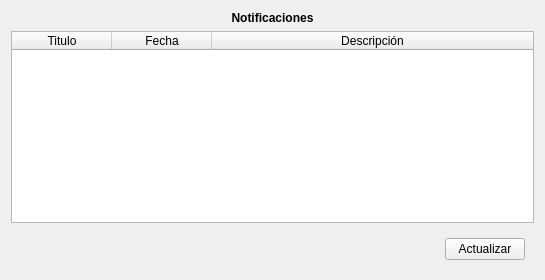
      <widget class="QWidget" name="tab_6">
       <attribute name="title">
        <string>Notificaciones</string>
       </attribute>
       <layout class="QVBoxLayout" name="verticalLayout_4">
        <item>
         <widget class="QLabel" name="label_24">
          <property name="text">
           <string>&lt;html&gt;&lt;head/&gt;&lt;body&gt;&lt;p align=&quot;center&quot;&gt;&lt;span style=&quot; font-weight:600;&quot;&gt;Notificaciones&lt;/span&gt;&lt;/p&gt;&lt;/body&gt;&lt;/html&gt;</string>
          </property>
          <property name="margin">
           <number>10</number>
          </property>
         </widget>
        </item>
        <item>
         <widget class="QTableWidget" name="tNotific">
          <attribute name="horizontalHeaderCascadingSectionResizes">
           <bool>false</bool>
          </attribute>
          <attribute name="horizontalHeaderShowSortIndicator" stdset="0">
           <bool>false</bool>
          </attribute>
          <attribute name="horizontalHeaderStretchLastSection">
           <bool>true</bool>
          </attribute>
          <attribute name="verticalHeaderCascadingSectionResizes">
           <bool>false</bool>
          </attribute>
          <attribute name="verticalHeaderShowSortIndicator" stdset="0">
           <bool>false</bool>
          </attribute>
          <attribute name="verticalHeaderStretchLastSection">
           <bool>false</bool>
          </attribute>
          <column>
           <property name="text">
            <string>Titulo</string>
           </property>
          </column>
          <column>
           <property name="text">
            <string>Fecha</string>
           </property>
          </column>
          <column>
           <property name="text">
            <string>Descripción</string>
           </property>
          </column>
         </widget>
        </item>
        <item>
         <widget class="QWidget" name="widget_22" native="true">
          <layout class="QHBoxLayout" name="horizontalLayout_15">
           <item>
            <spacer name="horizontalSpacer_7">
             <property name="orientation">
              <enum>Qt::Horizontal</enum>
             </property>
             <property name="sizeHint" stdset="0">
              <size>
               <width>425</width>
               <height>20</height>
              </size>
             </property>
            </spacer>
           </item>
           <item>
            <widget class="QPushButton" name="bNotificActualizar">
             <property name="text">
              <string>Actualizar</string>
             </property>
            </widget>
           </item>
          </layout>
         </widget>
        </item>
       </layout>
      </widget>
